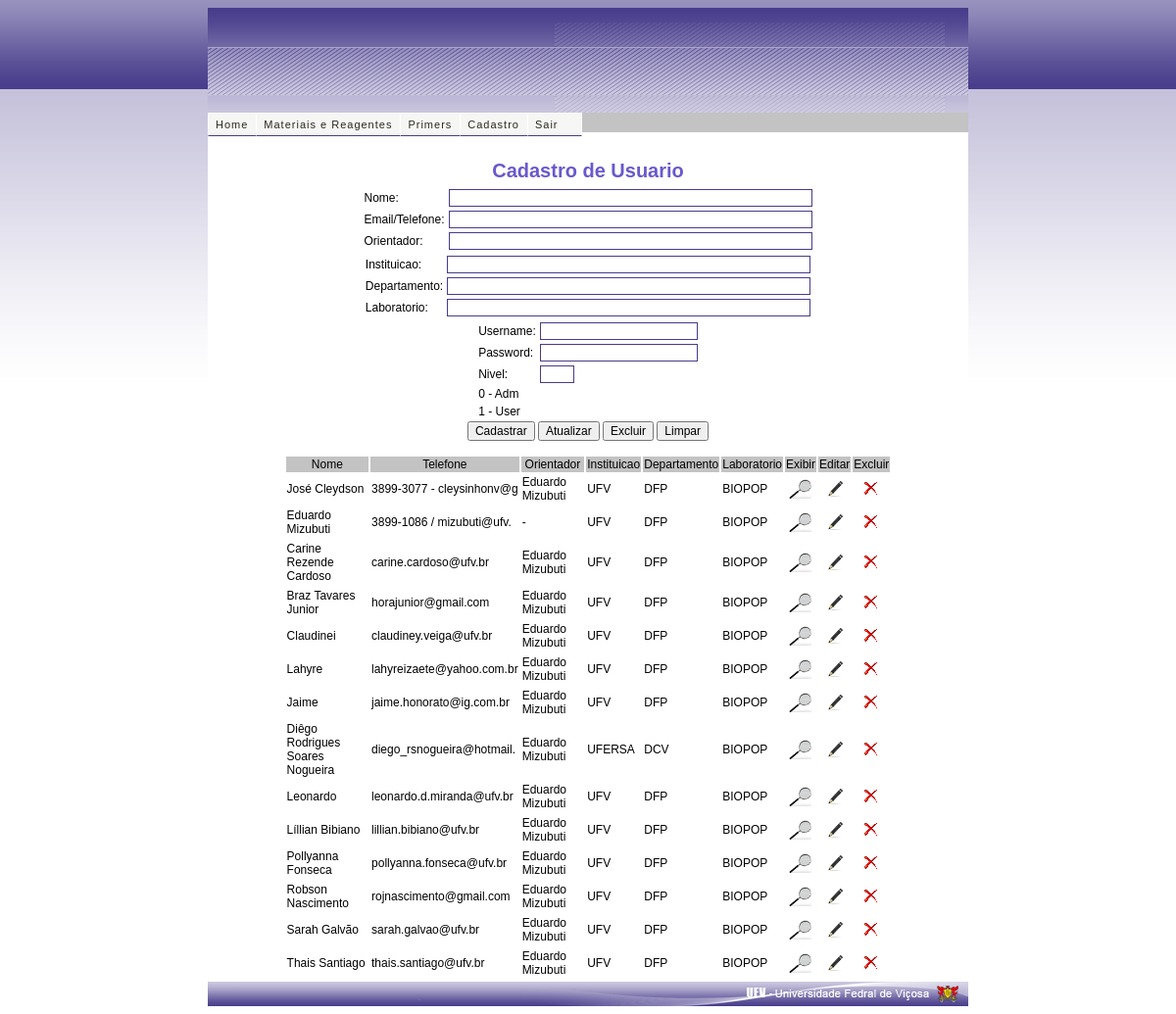
Screenshot of /view/public/cadastroUser.php (signed in) with the database file from the repository.
### tables this page shows
CREATE TABLE IF NOT EXISTS `usuario` (
  `id` int(11) NOT NULL AUTO_INCREMENT,
  `nome` varchar(45) DEFAULT NULL,
  `telefone` varchar(25) DEFAULT NULL,
  `orientador` varchar(45) DEFAULT NULL,
  `instituicao` varchar(45) DEFAULT NULL,
  `departamento` varchar(45) DEFAULT NULL,
  `laboratorio` varchar(45) DEFAULT NULL,
  `username` varchar(45) DEFAULT NULL,
  `password` varchar(45) DEFAULT NULL,
  `nivel` varchar(45) DEFAULT NULL,
  PRIMARY KEY (`id`)
);

### persistence/ConectaDB.php (called while the page is built, shortened)
<?php
class ConectaDB {
    private $host;
    private $user;
    private $pass;
    private $db;
    function setHost($host) {
        $this->host = $host;
    }
    function setUser($user) {
        $this->user = $user;
    }
    function setPass($pass) {
        $this->pass = $pass;
    }
    function setDb($db) {
        $this->db = $db;
    }
    function conectar() {
        $con = mysql_connect($this->host, $this->user, $this->pass, $this->db) or die($this->erro(mysql_error()));
        return $con;
    }
    function selecionarDB() {
        $sel = mysql_select_db($this->db) or die($this->erro(mysql_error()));
        if ($sel)
            return true;
        else
            return false;
    }
}
?>

### persistence/ManipulaBase.php (called while the page is built, shortened)
<?php
class ManipulaBase
{
	public function __construct()
	{
		include_once("ConectaDB.php");
		$connect = new ConectaDB;
	}
   function AcessaTabela($tabela)
   {
	  $sql = "select * from $tabela ORDER BY id";
	  $result = mysql_query($sql);
	  return $result;
	}
   function ExibeDados($result)
   {
	$exibe = mysql_fetch_assoc($result);
	return $exibe;
	}
}
?>

### view/public/cadastroUser.php (the view, shortened to what this page needs)
<?php
include_once("../../persistence/ManipulaBase.php");
$query = new ManipulaBase();
?>
<!DOCTYPE HTML PUBLIC "-//W3C//DTD HTML 4.01 Transitional//EN" "http://www.w3.org/TR/html4/loose.dtd">
<html>
    <head>
        <link href="estilo/Estilo.css" rel="stylesheet" type="text/css" />
        <link rel="stylesheet" type="text/css" href="estilo/menuSuperior.css"media="all" />
    </head>
    <body class="tundra " onload="">
        <div class="aplicativo moldura0 conteudo">
            <div class="superior">
                <table>
                    <tr>
                        <td>
                            <h1>&nbsp; <a href="index.php"></a></h1>
                        </td>
                        <td class="celula1"></td>
                    </tr>
                </table>
            </div>
            <div class="mediano autenticacao guardiao">
                <div class="celula1">
                    <div class="moldura1 autenticacao inicial">
                        <?php include_once 'menu.php'; ?>
                        <br>
                        <br>
                        <center><head> <h2>Cadastro de Usuario</h2></head></center>
                        <?php
                            if (isset($_REQUEST['id'])) {
                                $dados = $query->detalhesPessoa($_REQUEST['id']);
                            } else {
                                $dados = array(
                                    'id' => '',
                                    'nome' => '',
                                    'telefone' => '',
                                    'orientador' => '',
                                    'instituicao' => '',
                                    'departamento' => '',
                                    'laboratorio' => '',
                                    'username' => '',
                                    'password' => '',
                                    'nivel' => '',
                                );
                            }
                        ?>
                            <center>
                                <form action="controleCadastroUsuario.php" name="usuario" method="POST">
                                    <table align="center">
                                        <tr>
                                            <td></td> <td><input id="id" type="hidden" name="_id" size="2" value="<?php echo $dados['id']; ?>"</td>
                                        </tr>
                                        <tr>
                                            <td>Nome:</td> <td><input id="nome" type="text" name="_nome" size="50" value="<?php echo $dados['nome']; ?>"</td>
                                        </tr>
                                        <tr>
                                            <td>Email/Telefone:</td> <td><input id="telefone" type="text" name="_telefone" size="50" value="<?php echo $dados['telefone']; ?>"</td>
                                        </tr>
                                        <tr>
                                            <td>Orientador:</td> <td><input id="orientador" type="text" name="_orientador" size="50" value="<?php echo $dados['orientador']; ?>"</td>
                                        </tr>
                                    </table>
                                    <table>
                                        <tr>
                                            <td>Instituicao:</td> <td><input id="instituicao" type="text" name="_instituicao" size="50" value="<?php echo $dados['instituicao']; ?>"</td>
                                        </tr>
                                        <tr>
                                            <td>Departamento:</td> <td><input id="departamento"type="text" name="_departamento" size="50" value="<?php echo $dados['departamento']; ?>"</td>
                                        </tr>
                                        <tr>
                                            <td>Laboratorio:</td> <td><input id="laboratorio" type="text" name="_laboratorio" size="50" value="<?php echo $dados['laboratorio']; ?>"</td>
                                        </tr>
                                    </table>
                                    <table>
                                        <tr>
                                            <td>Username:</td> <td><input id="username" type="text" name="_username" size="20" value="<?php echo $dados['username']; ?>"</td>
                                        </tr>
                                        <tr>
                                            <td>Password:</td> <td><input id="password" type="password" name="_password" size="20" value="<?php echo $dados['password']; ?>"</td>
                                        </tr>
                                        <tr>
                                            <td>Nivel:</td></td> <td><input id="nivel" type="text" name="_nivel" size="2" value="<?php echo $dados['nivel']; ?>"</td>
                                        <tr>
                                            <td>0 - Adm</td>
                                        </tr>
                                        <tr>
                                            <td>1 - User</td>
                                        </tr>
                                    </table>
                                    <div>
                                        <input type="submit" name="operacao" value="Cadastrar"/>
                                         <input type="submit" name="operacao" value="Atualizar"/>
                                         <input type="submit" name="operacao" value="Excluir"/>
                                         <input type="reset" value="Limpar"/>
                                    </div>
                                </form>
                            </center>
                            <br>
                            <table class="dados" align=center>
                                <tr align=center class="titulo"><td>Nome</td><td>Telefone</td><td>Orientador</td><td>Instituicao</td><td>Departamento</td><td>Laboratorio</td><td>Exibir</td><td>Editar</td><td>Excluir</td></tr>
                            <?php
                            $result = $query->AcessaTabela('usuario');
                            while ($linha = $query->ExibeDados($result)) {
                                echo "<tr>";
                                echo "<td>" . $linha['nome'] . "</td>";
                                echo "<td>" . $linha['telefone'] . "</td>";
                                echo "<td>" . $linha['orientador'] . "</td>";
                                echo "<td>" . $linha['instituicao'] . "</td>";
                                echo "<td>" . $linha['departamento'] . "</td>";
                                echo "<td>" . $linha['laboratorio'] . "</td>";
                                echo "<td align=center><a href=\"exibeUsuario.php?id=" . $linha['id'] . "&nome=" . $linha['nome'] . "&telefone=" . $linha['telefone'] . "&orientador=" . $linha['orientador'] . "&instituicao=" . $linha['instituicao'] . "&departamento=" . $linha['departamento'] . "&laboratorio=" . $linha['laboratorio'] . "&username=" . $linha['username'] . "&nivel=" . $linha['nivel'] . "\"><img src=imagens/browse.png></a></td>";
                                echo "<td align=center><a href=\"cadastroUser.php?id=" . $linha['id'] . "\"><img src=imagens/edit.png> </a></td>";
                                echo "<td align=center><a href=\"cadastroUser.php?id=" . $linha['id'] . "\"><img src=imagens/drop.png> </a></td>";
                                echo "<tr>";
                            }
                            ?>
                        </table>
                    </div>
                </div>
            </div>
            <div class="inferior">
                <p></p>
            </div>
        </div>
    </body>
</html>

### view/public/estilo/Estilo.css (style rules this page uses)
body { background: url('../imagens/fundo_corpo.png'); background-attachment: fixed; }
div.moldura1 { width: 100%; }
body, div.moldura0.conteudo { background-color: #473C8B; font-family:Arial; font-size:12px; }
div.moldura0 { margin: 0 auto; width: 776px; }
div.moldura0 > div.superior { background: url('../imagens/fundo_conteudo_superior.png') no-repeat; height: 107px; }
div.moldura0 > div.mediano { background-color: white; }
div.moldura0 > div.inferior { background: url('../imagens/fundo_conteudo_inferior.png') no-repeat; height: 25px; }
div.moldura0 > div.inferior > p { background: url('../imagens/fundo_conteudo_inferior_1.png') no-repeat; height: 25px; margin: 0; }
img { border: 0; }
div.moldura0.conteudo>div.superior>table>tbody> tr>td:first-child { padding: 0 0 0 10px; }
body { font-family:Arial; outline:none; padding:0px; }
input, textarea, select { font-family:Arial, Helvetica, sans-serif; font-size:12px; }
input[type="text"], input[type="password"], textarea, select { border:1px solid #473C8B;; color:#000000; }
h2 { color: #6959CD;; font-size:20px; margin:0px; text-align:center; }
a { outline: 0; }
table.dados { border: 0; margin: 0 auto; padding: 0; width: 80%; }
tr.titulo { background-color: #c2c3c2; }

### rows the page displays
usuario: nome "José Cleydson", telefone "3899-3077 - cleysinhonv@g", orientador "Eduardo Mizubuti", instituicao "UFV", departamento "DFP", laboratorio "BIOPOP"
usuario: nome "Eduardo Mizubuti", telefone "3899-1086 / mizubuti@ufv.", orientador "-", instituicao "UFV", departamento "DFP", laboratorio "BIOPOP"
usuario: nome "Carine Rezende Cardoso", telefone "carine.cardoso@ufv.br", orientador "Eduardo Mizubuti", instituicao "UFV", departamento "DFP", laboratorio "BIOPOP"
usuario: nome "Braz Tavares Junior", telefone "horajunior@gmail.com", orientador "Eduardo Mizubuti", instituicao "UFV", departamento "DFP", laboratorio "BIOPOP"
usuario: nome "Claudinei", telefone "claudiney.veiga@ufv.br", orientador "Eduardo Mizubuti", instituicao "UFV", departamento "DFP", laboratorio "BIOPOP"
usuario: nome "Lahyre", telefone "lahyreizaete@yahoo.com.br", orientador "Eduardo Mizubuti", instituicao "UFV", departamento "DFP", laboratorio "BIOPOP"
usuario: nome "Jaime", telefone "jaime.honorato@ig.com.br", orientador "Eduardo Mizubuti", instituicao "UFV", departamento "DFP", laboratorio "BIOPOP"
usuario: nome "Diêgo Rodrigues Soares Nogueira", telefone "diego_rsnogueira@hotmail.", orientador "Eduardo Mizubuti", instituicao "UFERSA", departamento "DCV", laboratorio "BIOPOP"
usuario: nome "Leonardo", telefone "leonardo.d.miranda@ufv.br", orientador "Eduardo Mizubuti", instituicao "UFV", departamento "DFP", laboratorio "BIOPOP"
usuario: nome "Líllian Bibiano", telefone "lillian.bibiano@ufv.br", orientador "Eduardo Mizubuti", instituicao "UFV", departamento "DFP", laboratorio "BIOPOP"
usuario: nome "Pollyanna Fonseca", telefone "pollyanna.fonseca@ufv.br", orientador "Eduardo Mizubuti", instituicao "UFV", departamento "DFP", laboratorio "BIOPOP"
usuario: nome "Robson Nascimento", telefone "rojnascimento@gmail.com", orientador "Eduardo Mizubuti", instituicao "UFV", departamento "DFP", laboratorio "BIOPOP"
usuario: nome "Sarah Galvão", telefone "sarah.galvao@ufv.br", orientador "Eduardo Mizubuti", instituicao "UFV", departamento "DFP", laboratorio "BIOPOP"
usuario: nome "Thais Santiago", telefone "thais.santiago@ufv.br", orientador "Eduardo Mizubuti", instituicao "UFV", departamento "DFP", laboratorio "BIOPOP"
